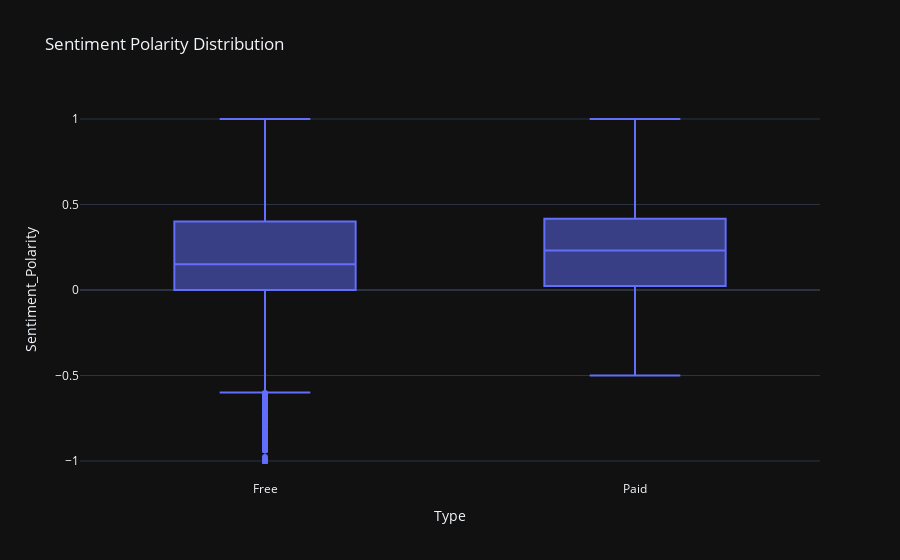

Notebook source saved alongside this figure:
### Markdown cell above
User reviews for apps can be analyzed to identify if the mood is positive, negative or neutral about that app. For example, positive words in an app review might include words such as 'amazing', 'friendly', 'good', 'great', and 'love'. Negative words might be words like 'malware', 'hate', 'problem', 'refund', and 'incompetent'.

### Code cell
# Load user_reviews.csv
reviews_df = pd.read_csv('datasets/User_Reviews.csv')
display(reviews_df.info())

# Join the two dataframes
merged_df = apps.merge(reviews_df)

merged_df.info()
# Drop NA values from Sentiment and Review columns
merged_df = merged_df.dropna(subset = ['Sentiment', 'Review'])

fig = px.box(merged_df, x="Type", y="Sentiment_Polarity",title="Sentiment Polarity Distribution", template = 'plotly_dark')
fig.show()

### Figure 1 — Plotly figure (JSON) as saved in the notebook; plotly's stock layout.template omitted (floating-point values rounded to 4 significant figures; data arrays with more than 128 entries replaced by an {"elided": "..."} marker saying what was removed)
{"data": [{"alignmentgroup": "True", "hovertemplate": "Type=%{x}<br>Sentiment_Polarity=%{y}<extra></extra>", "legendgroup": "", "marker": {"color": "#636efa"}, "name": "", "notched": false, "offsetgroup": "", "orientation": "v", "showlegend": false, "type": "box", "x": {"elided": "35929 str values"}, "x0": " ", "xaxis": "x", "y": {"elided": "35929 float values"}, "y0": " ", "yaxis": "y"}], "layout": {"boxmode": "group", "legend": {"tracegroupgap": 0}, "title": {"text": "Sentiment Polarity Distribution"}, "xaxis": {"anchor": "y", "domain": [0, 1], "title": {"text": "Type"}}, "yaxis": {"anchor": "x", "domain": [0, 1], "title": {"text": "Sentiment_Polarity"}}}}
